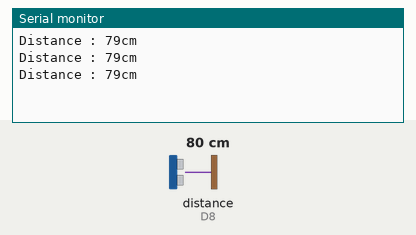
This sketch was run on a simulated ESP8266 (NodeMCU). Parts: the last lines printed to the serial monitor. Wiring (inferred from the names in the program): ultrasonic range finder: trigger GPIO 3; echo D8. The inputs (shaded band) are chosen by the test bench; at power-on: distance to the obstacle (sensor on D8) 80 cm. The echo pulse lasts 58.3 µs per cm.

Above: at 1.3 s.
1.4 s: distance to the obstacle (sensor on D8) set to 2 cm
At 1.9 s:
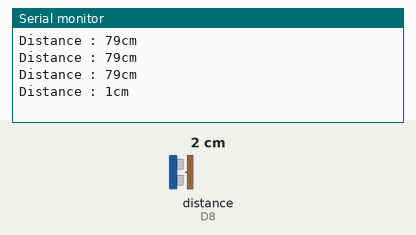
2.9 s: distance to the obstacle (sensor on D8) set to 4 cm
At 3.4 s:
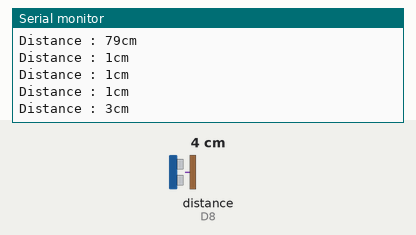
Timing chart, 0 to 5.9 s (numbered marks = the images above; inputs shaded):
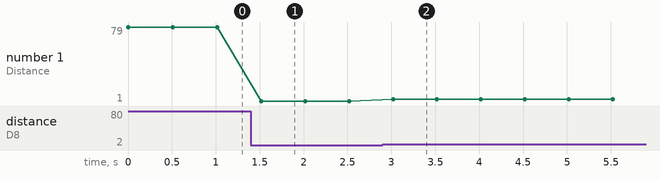

The sketch:

day03_ultrasonic01.ino
```cpp
int trigPin = D9;
int echoPin = D8;

long duration;
int distance;

void setup() {
  Serial.begin(115200); // ET보드의 시리얼 통신 속도
  pinMode(trigPin, OUTPUT); // 초음파 출력 트리거
  pinMode(echoPin, INPUT); // 초음파 입력
}

void loop() {
  // 데이터 시트에 있는 규격대로 조작
  digitalWrite(trigPin, HIGH);
  delayMicroseconds(10); // 10us
  digitalWrite(trigPin, LOW);
  // Sonic wave 8 times

  duration = pulseIn(echoPin, HIGH);  // Receive sonic wave
  //distance = duration * 0.017;
  distance = duration * 17/1000; // Convert to cm

  Serial.print("Distance : ");
  Serial.print(distance);
  Serial.println("cm");
  delay(500);
}
```

Measured:
- after the input at 1.4 s, the serial monitor: prints a new line after 0.12 s (image 1)
- after the input at 2.9 s, the serial monitor: prints a new line after 0.12 s (image 2)
- plotted number 1: 79 → 1 after the input at 1.4 s, 1 → 3 after the input at 2.9 s
